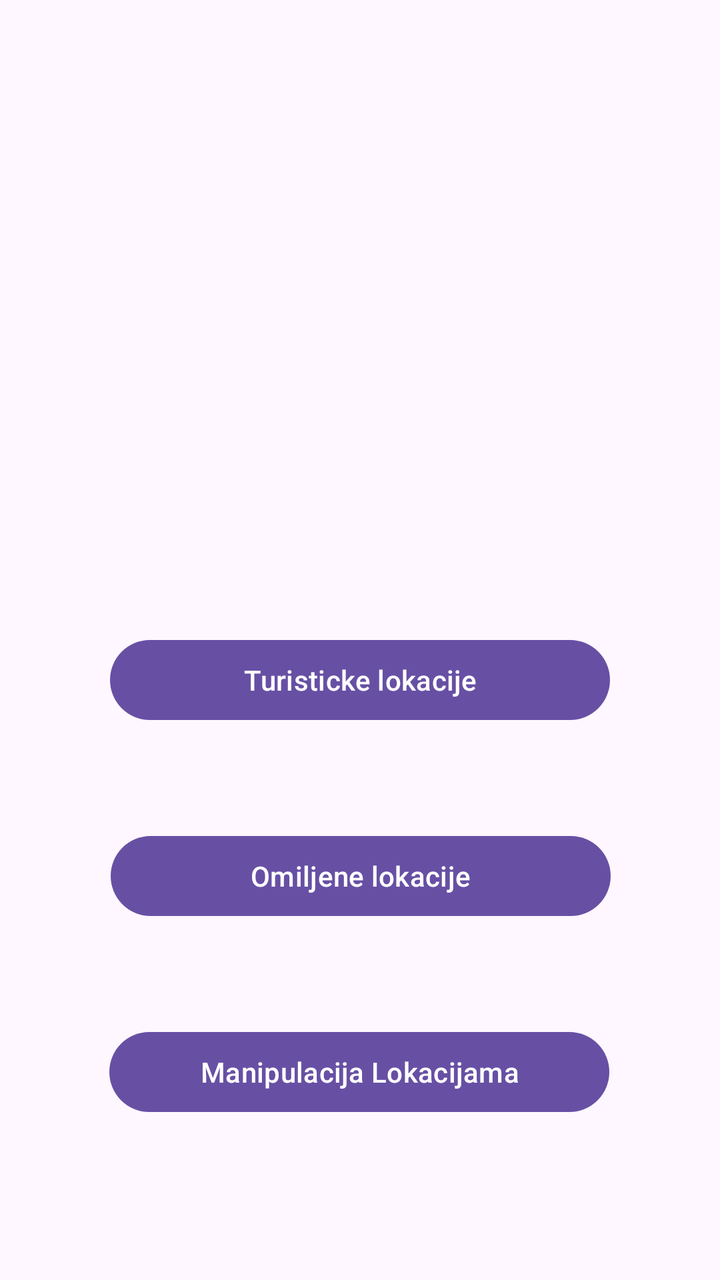
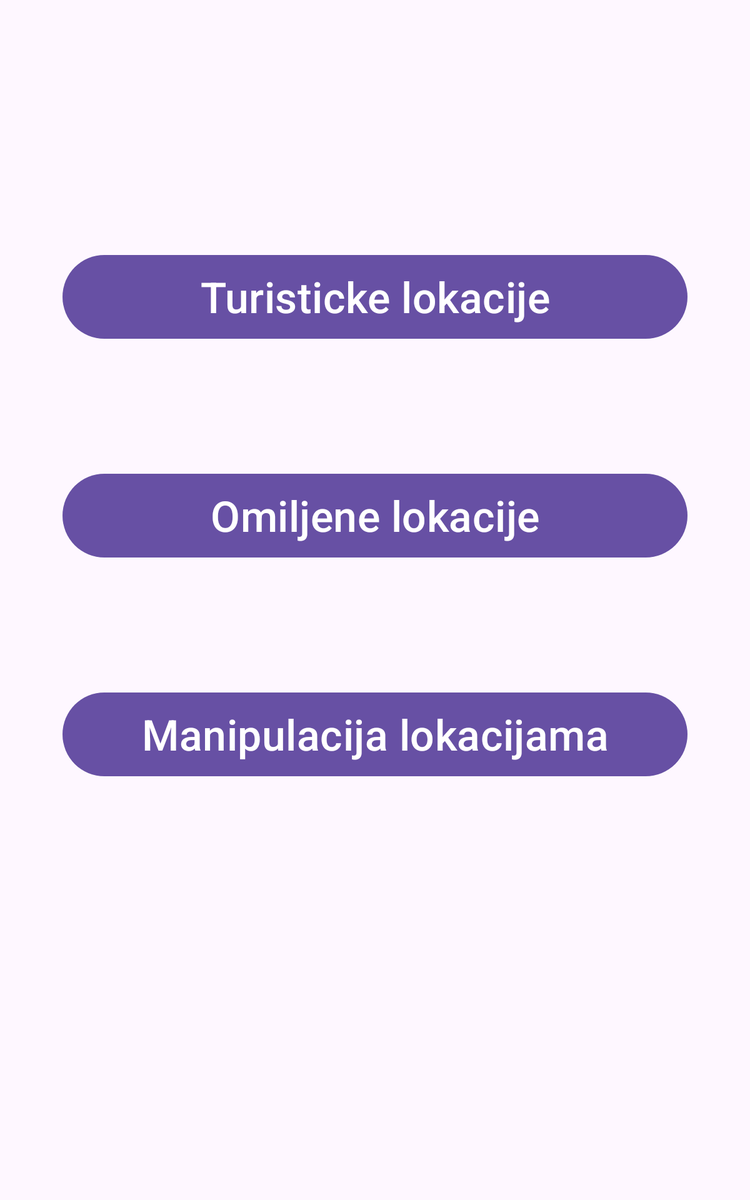

One screen, two layout resources from the same app: the default and the repository's alternative for another configuration. Each is rendered where Android would select it; the XML of both is given below.
<!-- AndroidManifest.xml: activity theme Theme.Projekat -->
<!-- res/layout/activity_main.xml -->
<?xml version="1.0" encoding="utf-8"?>
<LinearLayout xmlns:android="http://schemas.android.com/apk/res/android"
    xmlns:app="http://schemas.android.com/apk/res-auto"
    xmlns:tools="http://schemas.android.com/tools"
    android:orientation="vertical"
    android:layout_width="match_parent"
    android:layout_height="match_parent">

    <androidx.constraintlayout.widget.ConstraintLayout
        android:layout_width="match_parent"
        android:layout_height="match_parent">

        <Button
            android:id="@+id/btnManipulacijaLokacija"
            android:layout_width="250dp"
            android:layout_height="wrap_content"
            android:layout_marginTop="50dp"
            android:text="Manipulacija Lokacijama"
            app:layout_constraintEnd_toEndOf="parent"
            app:layout_constraintHorizontal_bias="0.496"
            app:layout_constraintStart_toStartOf="parent"
            app:layout_constraintTop_toBottomOf="@+id/btnOmiljeneLokacije" />

        <Button
            android:id="@+id/btnTuristickeLokacije"
            android:layout_width="250dp"
            android:layout_height="wrap_content"
            android:layout_marginStart="50dp"
            android:layout_marginTop="316dp"
            android:layout_marginEnd="50dp"
            android:text="@string/turisticke_lokacije"
            app:layout_constraintEnd_toEndOf="parent"
            app:layout_constraintHorizontal_bias="0.508"
            app:layout_constraintStart_toStartOf="parent"
            app:layout_constraintTop_toTopOf="parent" />

        <Button
            android:id="@+id/btnOmiljeneLokacije"
            android:layout_width="250dp"
            android:layout_height="wrap_content"
            android:layout_marginTop="50dp"
            android:text="@string/omiljene_lokacije"
            app:layout_constraintEnd_toEndOf="parent"
            app:layout_constraintHorizontal_bias="0.503"
            app:layout_constraintStart_toStartOf="parent"
            app:layout_constraintTop_toBottomOf="@+id/btnTuristickeLokacije" />
    </androidx.constraintlayout.widget.ConstraintLayout>
</LinearLayout>
<!-- resources referenced by this layout -->
<resources>
  <string name="omiljene_lokacije">Omiljene lokacije</string>
  <string name="turisticke_lokacije">Turisticke lokacije</string>
  <!-- from res/values-v23/ -->
  <style name="Theme.Projekat" parent="Base.Theme.Projekat">
      
      <item name="android:navigationBarColor">@android:color/transparent</item>
      <item name="android:statusBarColor">@android:color/transparent</item>
      <item name="android:windowLightStatusBar">?attr/isLightTheme</item>
    </style>
  <style name="Base.Theme.Projekat" parent="Theme.Material3.DayNight.NoActionBar">
          
          
      </style>
</resources>
<!-- res/layout-sw600dp/activity_main.xml (the repository's variant of the layout above) -->
<!-- drawn on a 7-inch tablet held upright -->
<?xml version="1.0" encoding="utf-8"?>
<LinearLayout xmlns:android="http://schemas.android.com/apk/res/android"
    xmlns:app="http://schemas.android.com/apk/res-auto"
    xmlns:tools="http://schemas.android.com/tools"
    android:orientation="vertical"
    android:layout_width="match_parent"
    android:layout_height="match_parent">

    <androidx.constraintlayout.widget.ConstraintLayout
        android:layout_width="match_parent"
        android:layout_height="match_parent">

        <Button
            android:id="@+id/btnManipulacijaLokacija"
            android:layout_width="500dp"
            android:layout_height="75dp"
            android:layout_marginTop="100dp"
            android:text="Manipulacija lokacijama"
            android:textSize="34sp"
            app:layout_constraintEnd_toEndOf="@+id/btnTuristickeLokacije"
            app:layout_constraintHorizontal_bias="0.0"
            app:layout_constraintStart_toStartOf="@+id/btnTuristickeLokacije"
            app:layout_constraintTop_toBottomOf="@+id/btnOmiljeneLokacije" />

        <Button
            android:id="@+id/btnTuristickeLokacije"
            android:layout_width="500dp"
            android:layout_height="75dp"
            android:layout_marginStart="50dp"
            android:layout_marginTop="200dp"
            android:layout_marginEnd="50dp"
            android:text="@string/turisticke_lokacije"
            android:textSize="34sp"
            app:layout_constraintEnd_toEndOf="parent"
            app:layout_constraintHorizontal_bias="0.518"
            app:layout_constraintStart_toStartOf="parent"
            app:layout_constraintTop_toTopOf="parent" />

        <Button
            android:id="@+id/btnOmiljeneLokacije"
            android:layout_width="500dp"
            android:layout_height="75dp"
            android:layout_marginTop="100dp"
            android:text="@string/omiljene_lokacije"
            android:textSize="34sp"
            app:layout_constraintEnd_toEndOf="@+id/btnTuristickeLokacije"
            app:layout_constraintHorizontal_bias="0.071"
            app:layout_constraintStart_toStartOf="@+id/btnTuristickeLokacije"
            app:layout_constraintTop_toBottomOf="@+id/btnTuristickeLokacije" />
    </androidx.constraintlayout.widget.ConstraintLayout>
</LinearLayout>
